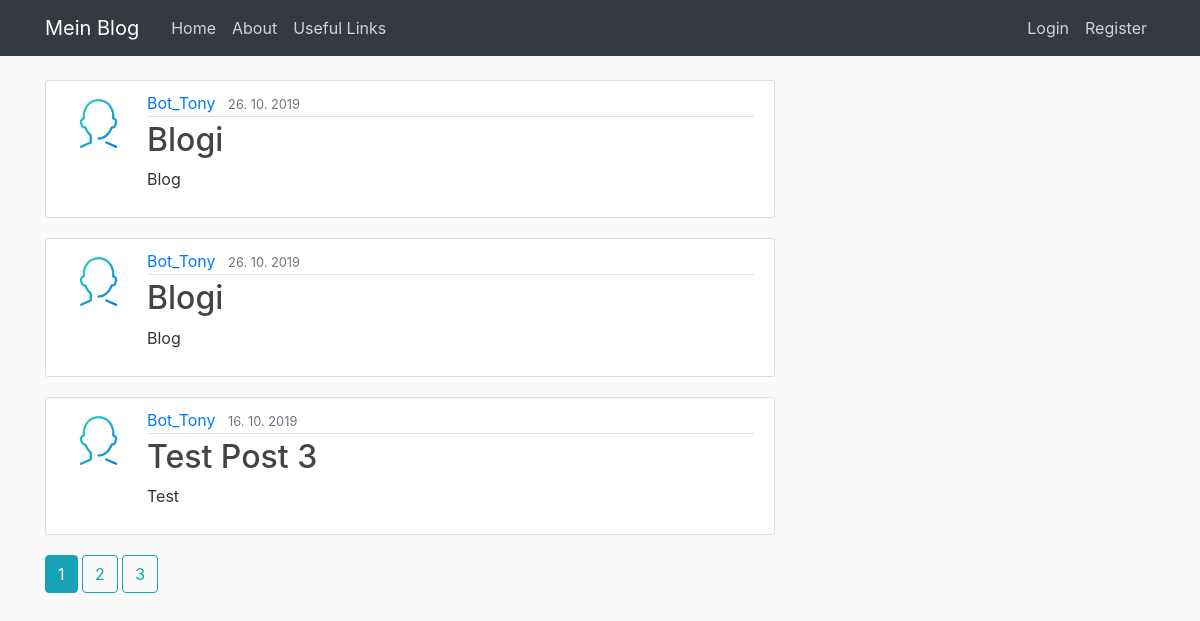
Page /home on the earlier database version.
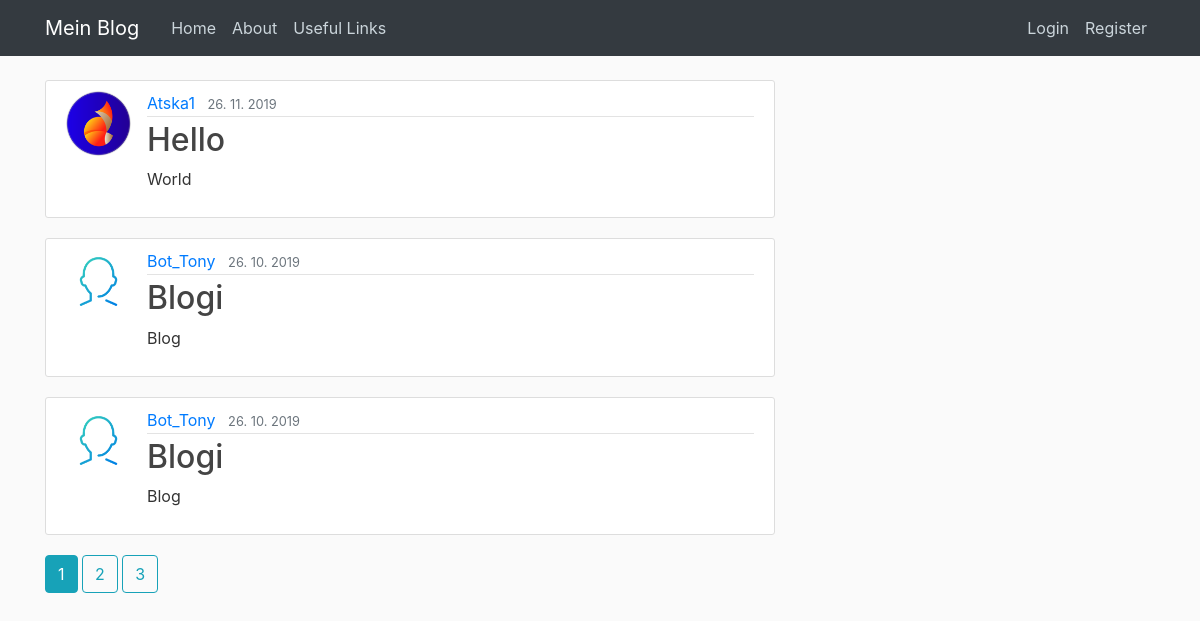
Same page on the later database version.
### flaskblog/models.py (models this page shows, shortened)
class Post(db.Model):
    id = db.Column(db.Integer, primary_key=True)
    title = db.Column(db.String(50), nullable=False)
    content = db.Column(db.Text, nullable=False)
    date_posted = db.Column(db.DateTime, nullable=False, default=datetime.utcnow())
    user_id = db.Column(db.Integer, db.ForeignKey('user.id'), nullable=False)

class User(db.Model, UserMixin):
    id = db.Column(db.Integer, primary_key=True)
    username = db.Column(db.String(15), unique=True, nullable=False)
    email = db.Column(db.String(50), unique=True, nullable=False)
    image_file = db.Column(db.String(20), nullable=False, default='default.png')
    password = db.Column(db.String(50), nullable=False)
    posts = db.relationship('Post', backref='author', lazy=True)

### flaskblog/main/routes.py (the view)
@main.route("/")
@main.route("/home")
def home():
    page = request.args.get('page', 1, type=int)
    posts = Post.query.order_by(Post.date_posted.desc()).paginate(page=page, per_page=3)
    return render_template('home.html', posts=posts)

### flaskblog/templates/home.html
{% extends "layout.html" %}
{% block content %}
    {% for post in posts.items %}
        <article class="media content-section">
            <img class="rounded-circle article-img" src="{{ url_for('static', filename='Profile_pics/' +
                post.author.image_file) }}">
            <div class="media-body">
            <div class="article-metadata">
              <a class="mr-2" href="{{ url_for('users.user_posts', username=post.author.username) }}">
                  {{ post.author.username }}</a>
              <small class="text-muted">{{ post.date_posted.strftime('%d. %m. %Y') }}</small>
            </div>
            <h2><a class="article-title" href="{{ url_for('posts.post', post_id=post.id)}}"> {{ post.title }}</a></h2>
            <p class="article-content">{{ post.content }}</p>
          </div>
        </article>
    {% endfor %}
    {% for page_num in posts.iter_pages(left_edge=1, right_edge=1, left_current=1, right_current=2) %}
        {% if posts.page == page_num %}
            <a class="btn btn-info mb-2" href="{{ url_for('main.home', page=page_num)}}">{{ page_num }}</a>
        {% else %}
            <a class="btn btn-outline-info mb-2" href="{{ url_for('main.home', page=page_num)}}">{{ page_num }}</a>
        {% endif %}
    {% endfor %}
{% endblock content %}

### flaskblog/templates/layout.html (shortened to what this page needs)
<!DOCTYPE html>
<html lang="en">
<head>
    <link rel="stylesheet" href="https://stackpath.bootstrapcdn.com/bootstrap/4.3.1/css/bootstrap.min.css"
>
    <link rel="stylesheet" type="text/css" href="{{ url_for('static', filename='main.css')}}">
</head>
<body>
    <header class="site-header">
      <nav class="navbar navbar-expand-md navbar-dark bg-dark fixed-top">
        <div class="container">
          <a class="navbar-brand mr-4" href="/">Mein Blog</a>
          <div class="collapse navbar-collapse" id="navbarToggle">
            <div class="navbar-nav mr-auto">
                <a class="nav-item nav-link" href=" {{ url_for('main.home') }}">Home</a>
                <a class="nav-item nav-link" href="{{ url_for('main.about') }}">About</a>
                <a class="nav-item nav-link" href="{{ url_for('main.UsefulLinks') }}">Useful Links</a>
            </div>
            <div class="navbar-nav">
                {% if current_user.is_authenticated %}
                <a class="nav-item nav-link" href="{{ url_for('posts.new_post') }}">New Posts</a>
                <a class="nav-item nav-link" href="{{ url_for('users.account') }}">Account</a>
                <a class="nav-item nav-link" href="{{ url_for('users.logout') }}">Logout</a>
                {% else %}
                    <a class="nav-item nav-link" href="{{ url_for('users.login') }}">Login</a>
                    <a class="nav-item nav-link" href="{{ url_for('users.register')}}">Register</a>
                {% endif %}
            </div>
          </div>
        </div>
      </nav>
    </header>
    <main role="main" class="container">
      <div class="row">
        <div class="col-md-8">
            {% block content %}{% endblock %}
        </div>
        <div class="col-md-4">
        </div>
      </div>
    </main>
</body>
</html>

### flaskblog/static/main.css (style rules this page uses)
body { background: #fafafa; color: #333333; margin-top: 5rem; }
h1, h2, h3, h4, h5, h6 { color: #444444; }
.site-header .navbar-nav .nav-link { color: #cbd5db; }
.content-section { background: #ffffff; padding: 10px 20px; border: 1px solid #dddddd; border-radius: 3px; margin-bottom: 20px; }
.article-title { color: #444444; }
.article-content { white-space: pre-line; }
.article-img { height: 65px; width: 65px; margin-right: 16px; }
.article-metadata { padding-bottom: 1px; margin-bottom: 4px; border-bottom: 1px solid #e3e3e3 }

Differences in the rows shown:
no longer on this page (row unchanged): Post: image_file (picture), author.username "Bot_Tony", date_posted "16. 10. 2019", title "Test Post 3", content "Test"
added Post: image_file (picture), author.username "Atska1", date_posted "26. 11. 2019", title "Hello", content "World"
